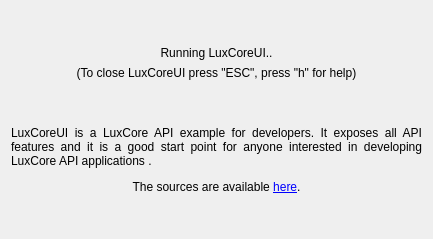
<?xml version="1.0" encoding="UTF-8"?>
<ui version="4.0">
 <class>LuxCoreUIDialog</class>
 <widget class="QDialog" name="LuxCoreUIDialog">
  <property name="windowModality">
   <enum>Qt::ApplicationModal</enum>
  </property>
  <property name="geometry">
   <rect>
    <x>0</x>
    <y>0</y>
    <width>433</width>
    <height>239</height>
   </rect>
  </property>
  <property name="sizePolicy">
   <sizepolicy hsizetype="Fixed" vsizetype="Fixed">
    <horstretch>0</horstretch>
    <verstretch>0</verstretch>
   </sizepolicy>
  </property>
  <property name="windowTitle">
   <string>LuxCoreUI</string>
  </property>
  <property name="windowIcon">
   <iconset resource="resources.qrc">
    <normaloff>:/images/resources/SLG_luxball_sppm_small.png</normaloff>:/images/resources/SLG_luxball_sppm_small.png</iconset>
  </property>
  <property name="modal">
   <bool>true</bool>
  </property>
  <layout class="QVBoxLayout" name="verticalLayout">
   <item>
    <spacer name="verticalSpacer_2">
     <property name="orientation">
      <enum>Qt::Vertical</enum>
     </property>
     <property name="sizeHint" stdset="0">
      <size>
       <width>20</width>
       <height>10</height>
      </size>
     </property>
    </spacer>
   </item>
   <item>
    <widget class="QLabel" name="label">
     <property name="text">
      <string>Running LuxCoreUI..</string>
     </property>
     <property name="alignment">
      <set>Qt::AlignCenter</set>
     </property>
    </widget>
   </item>
   <item>
    <widget class="QLabel" name="label_2">
     <property name="text">
      <string>(To close LuxCoreUI press &quot;ESC&quot;, press &quot;h&quot; for help)</string>
     </property>
     <property name="alignment">
      <set>Qt::AlignCenter</set>
     </property>
    </widget>
   </item>
   <item>
    <spacer name="verticalSpacer_3">
     <property name="orientation">
      <enum>Qt::Vertical</enum>
     </property>
     <property name="sizeHint" stdset="0">
      <size>
       <width>20</width>
       <height>40</height>
      </size>
     </property>
    </spacer>
   </item>
   <item>
    <widget class="QLabel" name="label_3">
     <property name="text">
      <string>&lt;html&gt;&lt;head/&gt;&lt;body&gt;&lt;p align=&quot;justify&quot;&gt;LuxCoreUI is a LuxCore API example for developers. It exposes all API features and it is a good start point for anyone interested in developing LuxCore API applications .&lt;/p&gt;&lt;p align=&quot;center&quot;&gt;The sources are available &lt;a href=&quot;https://github.com/LuxCoreRender/LuxCore/tree/master/samples/luxcoreui&quot;&gt;&lt;span style=&quot; text-decoration: underline; color:#0000ff;&quot;&gt;here&lt;/span&gt;&lt;/a&gt;.&lt;/p&gt;&lt;/body&gt;&lt;/html&gt;</string>
     </property>
     <property name="alignment">
      <set>Qt::AlignCenter</set>
     </property>
     <property name="wordWrap">
      <bool>true</bool>
     </property>
     <property name="openExternalLinks">
      <bool>true</bool>
     </property>
    </widget>
   </item>
   <item>
    <spacer name="verticalSpacer">
     <property name="orientation">
      <enum>Qt::Vertical</enum>
     </property>
     <property name="sizeHint" stdset="0">
      <size>
       <width>20</width>
       <height>10</height>
      </size>
     </property>
    </spacer>
   </item>
  </layout>
 </widget>
 <resources>
  <include location="resources.qrc"/>
 </resources>
 <connections/>
</ui>
